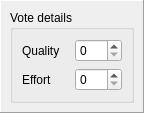
<ui version="4.0" >
 <class>VotePopupView</class>
 <widget class="QWidget" name="VotePopupView" >
  <property name="geometry" >
   <rect>
    <x>0</x>
    <y>0</y>
    <width>144</width>
    <height>102</height>
   </rect>
  </property>
  <property name="windowTitle" >
   <string></string>
  </property>
  <layout class="QVBoxLayout" name="verticalLayout_2" >
   <property name="margin" >
    <number>0</number>
   </property>
   <item>
    <widget class="QFrame" name="frame" >
     <property name="frameShape" >
      <enum>QFrame::Panel</enum>
     </property>
     <property name="frameShadow" >
      <enum>QFrame::Raised</enum>
     </property>
     <layout class="QVBoxLayout" name="verticalLayout" >
      <item>
       <widget class="QGroupBox" name="groupBox" >
        <property name="title" >
         <string>Vote details</string>
        </property>
        <layout class="QVBoxLayout" name="verticalLayout_3" >
         <item>
          <layout class="QGridLayout" name="gridLayout" >
           <item row="0" column="0" >
            <widget class="QLabel" name="qualityLabel" >
             <property name="text" >
              <string>Quality</string>
             </property>
             <property name="buddy" >
              <cstring>qualitySpinBox</cstring>
             </property>
            </widget>
           </item>
           <item row="0" column="1" >
            <widget class="QSpinBox" name="qualitySpinBox" >
             <property name="maximum" >
              <number>9</number>
             </property>
            </widget>
           </item>
           <item row="1" column="0" >
            <widget class="QLabel" name="effortLabel" >
             <property name="text" >
              <string>Effort</string>
             </property>
             <property name="buddy" >
              <cstring>effortSpinBox</cstring>
             </property>
            </widget>
           </item>
           <item row="1" column="1" >
            <widget class="QSpinBox" name="effortSpinBox" >
             <property name="maximum" >
              <number>9</number>
             </property>
            </widget>
           </item>
          </layout>
         </item>
        </layout>
       </widget>
      </item>
     </layout>
    </widget>
   </item>
  </layout>
 </widget>
 <resources/>
 <connections/>
</ui>
